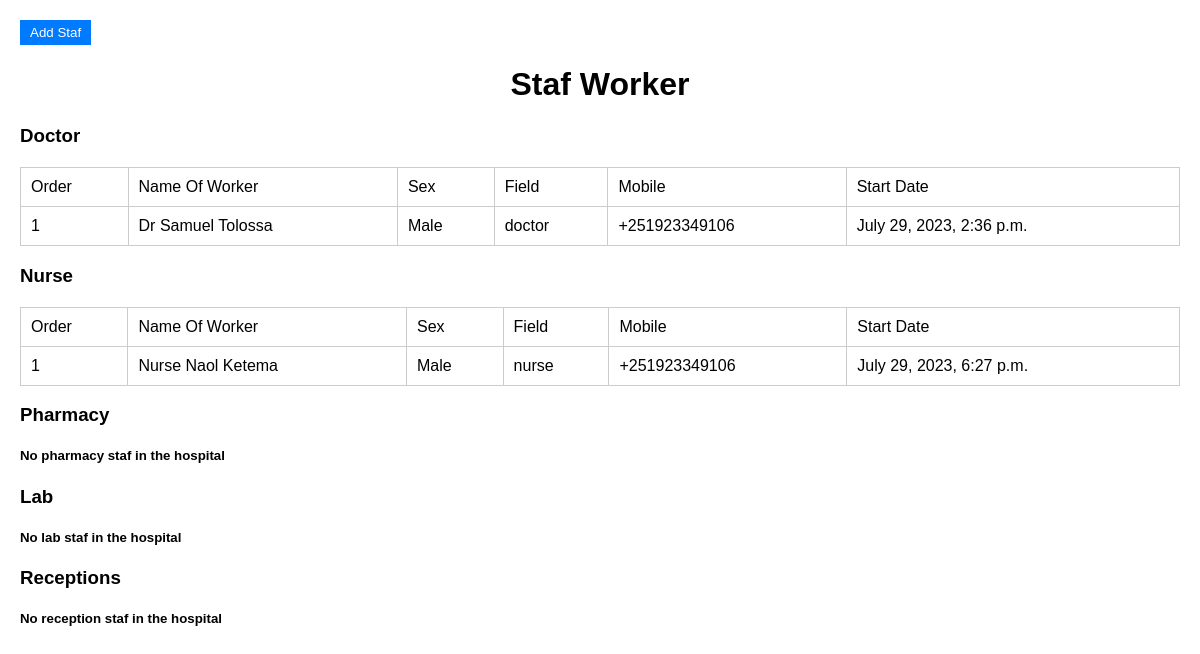
The app's page /admin-control/control-worker (signed in), older data.
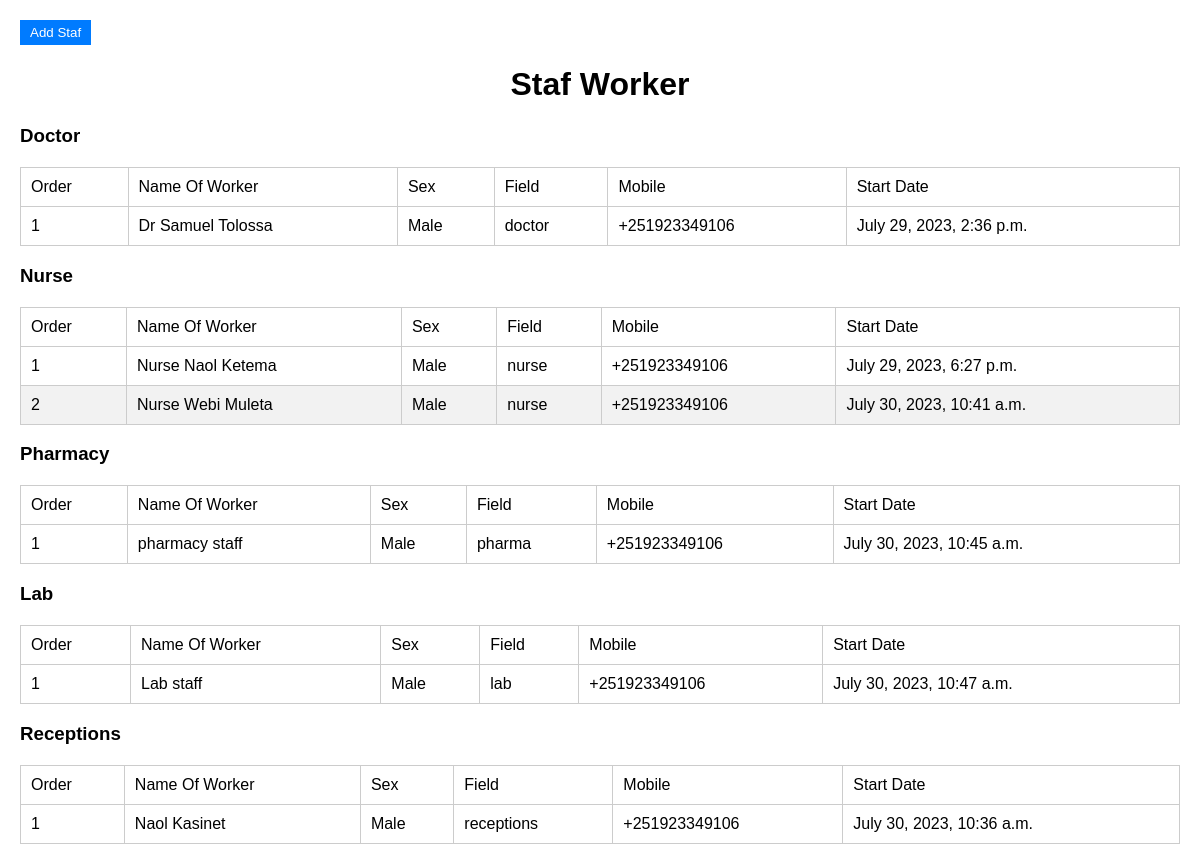
The same page, newer data.
### login/models.py (models this page shows, shortened)
class user_login(AbstractUser):
    gender = models.CharField(max_length=10)
    datetime = models.DateTimeField(auto_now_add=True, auto_now=False)
    is_active = models.BooleanField(default=True)
    mobile = models.CharField(default='', max_length=100)
    profetion = models.CharField(default="", max_length=100)
    filed = models.CharField(max_length=100, default='')

### admin_control/views.py (the view)
# urls.py: path('control-worker', views.control_worker, name= 'control_worker'),
@login_required(login_url='/admin-control')
def control_worker(request):
    Doctor_staf = user_login.objects.filter(profetion = 'Doctor')
    Nurse_staf = user_login.objects.filter(profetion = 'Nurse')
    pharmacy_staf =user_login.objects.filter(profetion = 'Pharmacy')
    lab_staf = user_login.objects.filter(profetion = 'Labratory')
    reception_staf = user_login.objects.filter(profetion = 'Reception')
    dictionary = {'doctor': Doctor_staf,
                  'nurse': Nurse_staf,
                  'pharmacy': pharmacy_staf,
                  'lab': lab_staf,
                  'reception':reception_staf}
    return render(request, 'admin/all_staf.html', dictionary)

### templates/admin/all_staf.html
{%load static%}
<html>
	<link rel="stylesheet" href="{%static 'tables.css'%}">
	<a href="/admin-control/add-staff"><button>Add Staf</button></a>
	<body>
		<h1>Staf Worker</h1>
		<h3>Doctor</h3>
		{%if doctor%}
		<table>
			<thead>
				<td>Order</td>
				<td>Name Of Worker</td>
				<td>Sex</td>
				<td>Field</td>
				<td>Mobile</td>
				<td>Start Date</td>
			</thead>
			{%for doctor in doctor%}
			<tr>
				<td>{{forloop.counter }}</td>
				<td>Dr {{doctor.first_name}} {{doctor.last_name}}</td>
				<td>{{doctor.gender}}</td>
				<td>{{doctor.filed}}</td>
				<td>{{doctor.mobile}}</td>
				<td>{{doctor.datetime}}</td>
			</tr>
			{%endfor%}
		</table>
		{%else%}
		<h5>No doctor staf in the hospital</h5>
		{%endif%}
		<h3>Nurse</h3>
		{%if nurse%}
		<table>
			<thead>
				<td>Order</td>
				<td>Name Of Worker</td>
				<td>Sex</td>
				<td>Field</td>
				<td>Mobile</td>
				<td>Start Date</td>
			</thead>
			{%for nurse in nurse%}
			<tr>
				<td>{{forloop.counter }}</td>
				<td>Nurse {{nurse.first_name}} {{nurse.last_name}}</td>
				<td>{{nurse.gender}}</td>
				<td>{{nurse.filed}}</td>
				<td>{{nurse.mobile}}</td>
				<td>{{nurse.datetime}}</td>
			</tr>
			{%endfor%}
		</table>
		{%else%}
		<h5>No nurse staf in the hospital</h5>
		{%endif%}
		<h3>Pharmacy</h3>
		{%if pharmacy%}
		<table>
			<thead>
				<td>Order</td>
				<td>Name Of Worker</td>
				<td>Sex</td>
				<td>Field</td>
				<td>Mobile</td>
				<td>Start Date</td>
			</thead>
			{%for pharmacy in pharmacy%}
			<tr>
				<td>{{forloop.counter }}</td>
				<td>{{pharmacy.first_name}} {{pharmacy.last_name}}</td>
				<td>{{pharmacy.gender}}</td>
				<td>{{pharmacy.filed}}</td>
				<td>{{pharmacy.mobile}}</td>
				<td>{{pharmacy.datetime}}</td>
			</tr>
			{%endfor%}
		</table>
		{%else%}
		<h5>No pharmacy staf in the hospital</h5>
		{%endif%}
		<h3>Lab</h3>
		{%if lab%}
		<table>
			<thead>
				<td>Order</td>
				<td>Name Of Worker</td>
				<td>Sex</td>
				<td>Field</td>
				<td>Mobile</td>
				<td>Start Date</td>
			</thead>
			{%for lab in lab%}
			<tr>
				<td>{{forloop.counter }}</td>
				<td>{{lab.first_name}} {{lab.last_name}}</td>
				<td>{{lab.gender}}</td>
				<td>{{lab.filed}}</td>
				<td>{{lab.mobile}}</td>
				<td>{{lab.datetime}}</td>
			</tr>
			{%endfor%}
		</table>
		{%else%}
		<h5>No lab staf in the hospital</h5>
		{%endif%}
		<h3>Receptions</h3>
		{%if reception%}
		<table>
			<thead>
				<td>Order</td>
				<td>Name Of Worker</td>
				<td>Sex</td>
				<td>Field</td>
				<td>Mobile</td>
				<td>Start Date</td>
			</thead>
			{%for reception in reception%}
			<tr>
				<td>{{forloop.counter }}</td>
				<td>{{reception.first_name}} {{reception.last_name}}</td>
				<td>{{reception.gender}}</td>
				<td>{{reception.filed}}</td>
				<td>{{reception.mobile}}</td>
				<td>{{reception.datetime}}</td>
			</tr>
			{%endfor%}
		</table>
		{%else%}
		<h5>No reception staf in the hospital</h5>
		{%endif%}
	</body>
</html>

### static/tables.css (style rules this page uses)
body { font-family: Arial, sans-serif; margin: 20px; }
h1 { text-align: center; }
table { width: 100%; border-collapse: collapse; margin-top: 20px; }
th, td { padding: 10px; border: 1px solid #ccc; text-align: left; }
tr:nth-child(even) { background-color: #f2f2f2; }
a { text-decoration: none; }
button { padding: 5px 10px; background-color: #007bff; color: #fff; border: none; cursor: pointer; }

Row changes from the older to the newer data that the page shows:
added user_login: first_name "Webi", last_name "Muleta", gender "Male", filed "nurse", mobile "+251923349106", datetime "July 30, 2023, 10:41 a.m.", shown under "Nurse"
added user_login: first_name "pharmacy", last_name "staff", gender "Male", filed "pharma", mobile "+251923349106", datetime "July 30, 2023, 10:45 a.m.", shown under "Pharmacy"
added user_login: first_name "Lab", last_name "staff", gender "Male", filed "lab", mobile "+251923349106", datetime "July 30, 2023, 10:47 a.m."
added user_login: first_name "Naol", last_name "Kasinet", gender "Male", filed "receptions", mobile "+251923349106", datetime "July 30, 2023, 10:36 a.m.", shown under "Receptions"
Text that changed along with them:
text no longer shown: "No pharmacy staf in the hospital No lab staf in the hospital No reception staf in the hospital"
text now shown: "Order Name Of Worker Sex Field Mobile Start Date Order Name Of Worker Sex Field Mobile Start Date Order Name Of Worker Sex Field Mobile Start Date"
